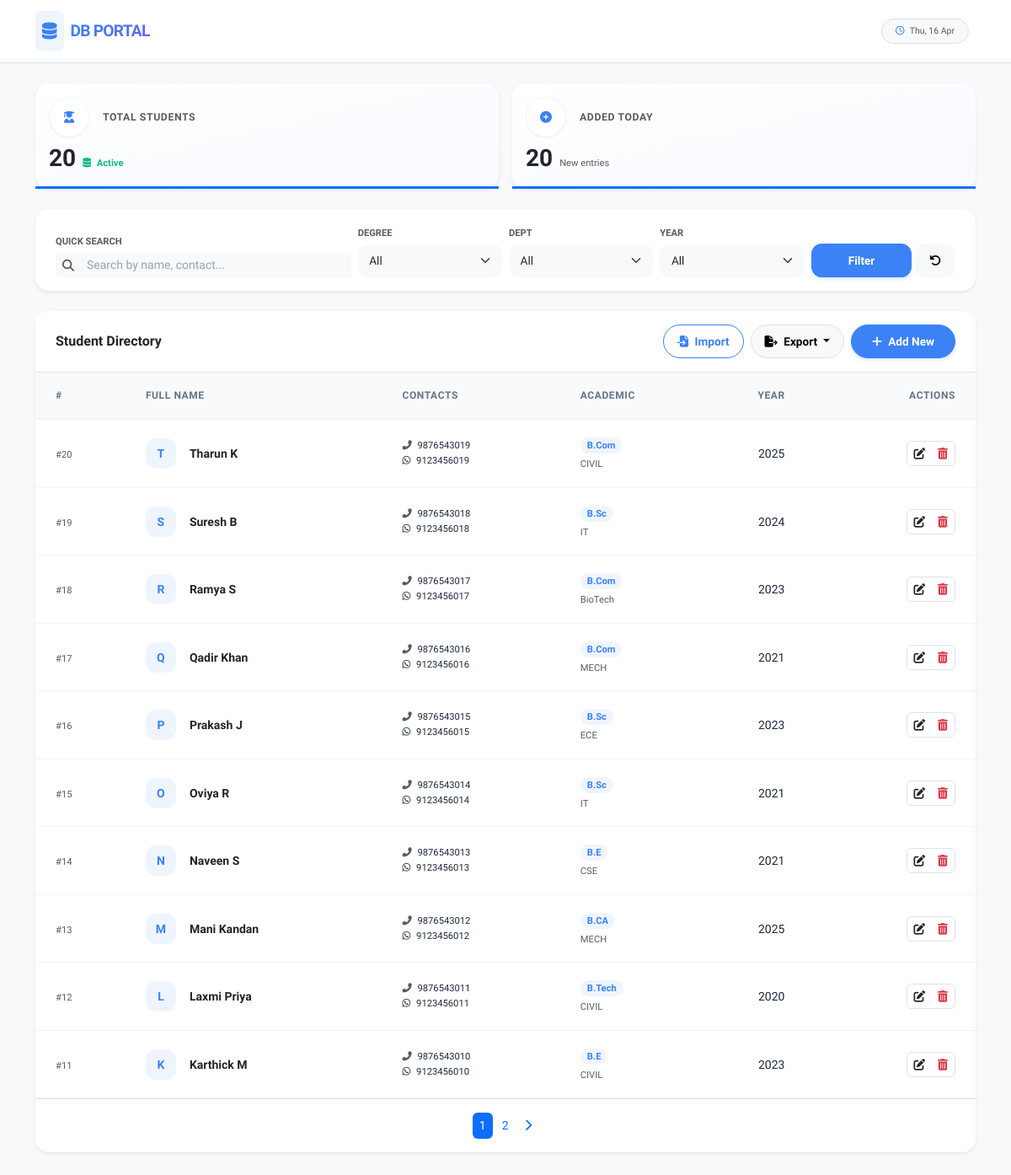
The app's page /, older data.
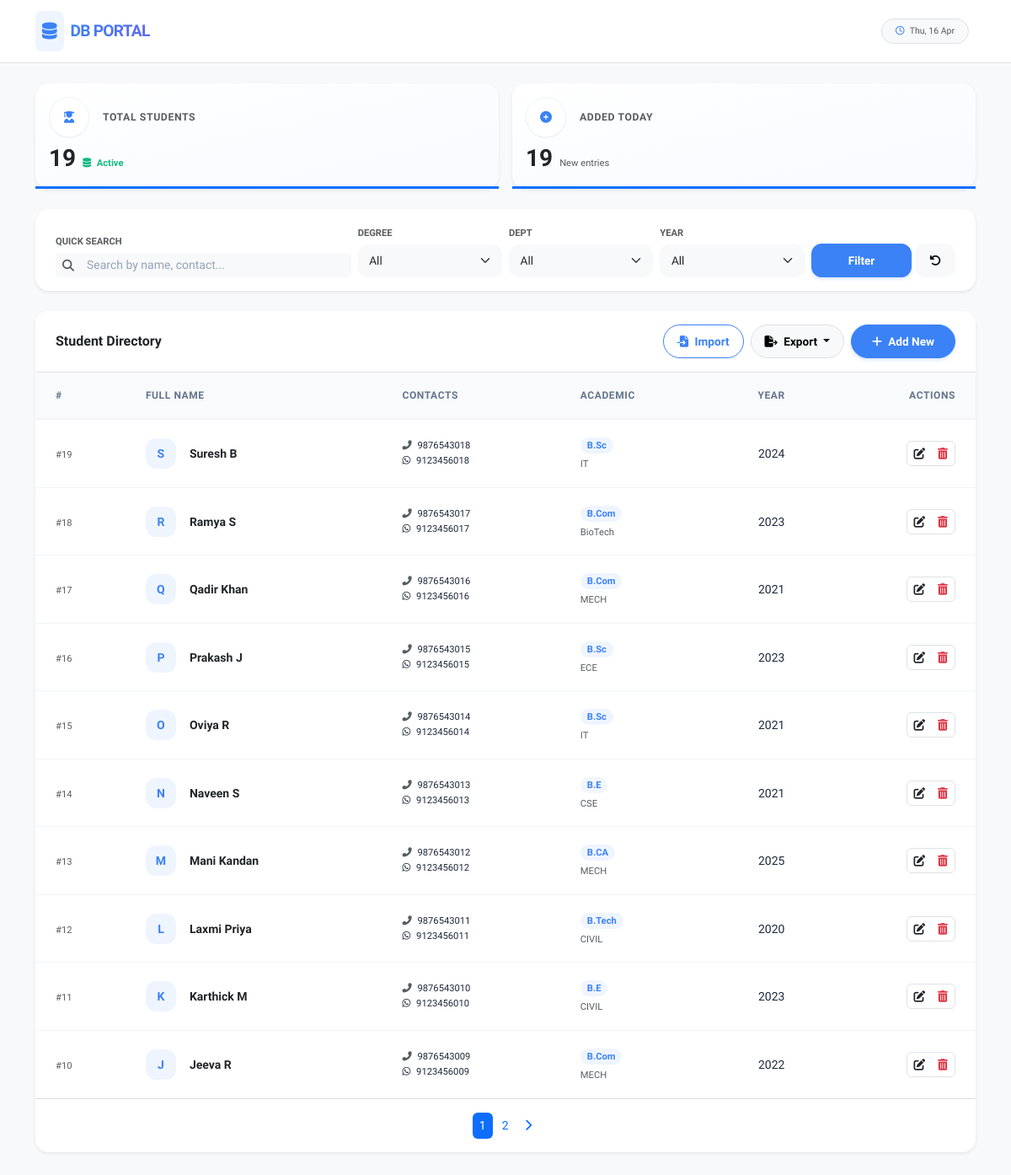
The same page, newer data.
### students/models.py (models this page shows, shortened)
class Student(models.Model):
    name = models.CharField(max_length=255)
    mobile = models.CharField(max_length=15, unique=True)
    whatsapp = models.CharField(max_length=15, unique=True)
    degree = models.CharField(max_length=100)
    department = models.CharField(max_length=100)
    passed_out_year = models.IntegerField()
    created_at = models.DateTimeField(auto_now_add=True)
    updated_at = models.DateTimeField(auto_now=True)
    class Meta:
        ordering = ['-created_at']

### students/views.py (the view)
# urls.py: path('', views.dashboard, name='dashboard'),
def dashboard(request):
    queryset = Student.objects.all()
    search_query = request.GET.get('search')
    if search_query:
        queryset = queryset.annotate(
            search_priority=Case(
                When(name__icontains=search_query, then=Value(3)),
                When(Q(mobile__icontains=search_query) | Q(whatsapp__icontains=search_query), then=Value(2)),
                When(Q(degree__icontains=search_query) | Q(department__icontains=search_query) | Q(passed_out_year__icontains=search_query), then=Value(1)),
                default=Value(0),
                output_field=IntegerField(),
            )
        ).filter(search_priority__gt=0).order_by('-search_priority', '-created_at')
    else:
        queryset = queryset.order_by('-created_at')
    degree_filter = request.GET.get('degree')
    dept_filter = request.GET.get('department')
    year_filter = request.GET.get('year')
    if degree_filter:
        queryset = queryset.filter(degree__iexact=degree_filter)
    if dept_filter:
        queryset = queryset.filter(department__iexact=dept_filter)
    if year_filter:
        queryset = queryset.filter(passed_out_year=year_filter)
    total_students = Student.objects.count()
    today = timezone.now().date()
    today_added = Student.objects.filter(created_at__date=today).count()
    paginator = Paginator(queryset, 10) # 10 records per page
    page_number = request.GET.get('page')
    page_obj = paginator.get_page(page_number)
    degrees = Student.objects.values_list('degree', flat=True).distinct()
    departments = Student.objects.values_list('department', flat=True).distinct()
    years = Student.objects.values_list('passed_out_year', flat=True).distinct().order_by('-passed_out_year')
    form = StudentForm()
    context = {
        'students': page_obj,
        'total_students': total_students,
        'today_added': today_added,
        'degrees': degrees,
        'departments': departments,
        'years': years,
        'search_query': search_query,
        'selected_degree': degree_filter,
        'selected_dept': dept_filter,
        'selected_year': year_filter,
        'form': form,
    }
    return render(request, 'students/dashboard.html', context)

### students/forms.py (shortened to what this page needs)
class StudentForm(forms.ModelForm):
    class Meta:
        model = Student
        fields = ['name', 'mobile', 'whatsapp', 'degree', 'department', 'passed_out_year']
        widgets = {
            'name': forms.TextInput(attrs={'class': 'form-control', 'placeholder': 'Enter Full Name'}),
            'mobile': forms.TextInput(attrs={'class': 'form-control', 'placeholder': 'Enter Mobile Number'}),
            'whatsapp': forms.TextInput(attrs={'class': 'form-control', 'placeholder': 'Enter WhatsApp Number'}),
            'degree': forms.TextInput(attrs={'class': 'form-control', 'placeholder': 'Enter Degree (e.g. B.E)'}),
            'department': forms.TextInput(attrs={'class': 'form-control', 'placeholder': 'Enter Department (e.g. CSE)'}),
            'passed_out_year': forms.NumberInput(attrs={'class': 'form-control', 'placeholder': 'Enter Passing Year'}),
        }

### templates/students/dashboard.html (shortened to what the changed rows need)
{% extends 'base.html' %}
{% block content %}
<div class="row g-3 mb-4">
    <div class="col-12 col-md-6">
        <div class="card stat-card shadow-sm h-100 border-0 bg-white">
            <div class="card-body">
                <div class="d-flex align-items-baseline">
                    <h3 class="fw-bold text-dark mb-0">{{ total_students }}</h3>
                    <span class="ms-2 text-success x-small fw-semibold">
                        <i class="fas fa-database me-1"></i> Active
                    </span>
                </div>
            </div>
        </div>
    </div>
    <div class="col-12 col-md-6">
        <div class="card stat-card shadow-sm h-100 border-0 bg-white">
            <div class="card-body">
                <div class="d-flex align-items-baseline">
                    <h3 class="fw-bold text-dark mb-0">{{ today_added }}</h3>
                    <span class="ms-2 text-muted x-small">New entries</span>
                </div>
            </div>
        </div>
    </div>
</div>
<div class="card border-0 shadow-sm overflow-hidden mb-5">
    <div class="table-responsive">
        <table class="table table-hover align-middle mb-0 custom-table">
            <thead>
                <tr>
                    <th class="ps-4">#</th>
                    <th>Full Name</th>
                    <th>Contacts</th>
                    <th>Academic</th>
                    <th class="text-center">Year</th>
                    <th class="text-end pe-4">Actions</th>
                </tr>
            </thead>
            <tbody id="studentTableBody">
                {% for student in students %}
                <tr>
                    <td class="ps-4"><span class="text-muted x-small">#{{ student.id }}</span></td>
                    <td>
                        <div class="d-flex align-items-center">
                            <div class="avatar-box me-3">
                                {{ student.name|slice:":1"|upper }}
                            </div>
                            <span class="fw-semibold text-dark">{{ student.name }}</span>
                        </div>
                    </td>
                    <td>
                        <div class="x-small">
                            <i class="fas fa-phone-alt text-muted me-1"></i> {{ student.mobile }}<br>
                            <span class="text-emerald fw-medium"><i class="fab fa-whatsapp me-1"></i> {{ student.whatsapp }}</span>
                        </div>
                    </td>
                    <td>
                        <span class="badge bg-primary-soft text-primary rounded-pill px-2 py-1 x-small fw-bold">{{ student.degree }}</span>
                        <div class="x-small text-muted mt-1">{{ student.department }}</div>
                    </td>
                    <td class="text-center font-weight-bold">{{ student.passed_out_year }}</td>
                    <td class="text-end pe-4">
                        <div class="btn-group btn-group-sm border rounded">
                            <button type="button" class="btn btn-white border-0 text-indigo py-1 px-2 edit-btn"
                                    data-bs-toggle="modal" data-bs-target="#editStudentModal"
                                    data-id="{{ student.id }}" data-name="{{ student.name }}"
                                    data-mobile="{{ student.mobile }}" data-whatsapp="{{ student.whatsapp }}"
                                    data-degree="{{ student.degree }}" data-department="{{ student.department }}"
                                    data-year="{{ student.passed_out_year }}">
                                <i class="fas fa-edit"></i>
                            </button>
                            <button type="button" class="btn btn-white border-0 text-danger py-1 px-2 delete-btn"
                                    data-bs-toggle="modal" data-bs-target="#deleteStudentModal"
                                    data-id="{{ student.id }}" data-name="{{ student.name }}">
                                <i class="fas fa-trash-alt"></i>
                            </button>
                        </div>
                    </td>
                </tr>
                {% endfor %}
            </tbody>
        </table>
    </div>
    <div id="paginationWrapper">
        {% if students.has_other_pages %}
        <div id="paginationContainer" class="card-footer bg-white py-3 px-4 border-top">
            <nav>
                <ul class="pagination pagination-sm justify-content-center mb-0 gap-1">
                    {% for i in students.paginator.page_range %}
                        <li class="page-item {% if students.number == i %}active{% endif %}">
                            <a class="page-link border-0 rounded" href="?page={{ i }}">{{ i }}</a>
                        </li>
                    {% endfor %}
                </ul>
            </nav>
        </div>
        {% endif %}
    </div>
</div>
{% endblock %}

Row changes from the older to the newer data that the page shows:
removed Student: id "20", name "T", name "Tharun K", mobile "9876543019", whatsapp "9123456019", degree "B.Com", department "CIVIL", passed_out_year "2025"
now on this page (row unchanged): Student: id "10", name "J", name "Jeeva R", mobile "9876543009", whatsapp "9123456009", degree "B.Com", department "MECH", passed_out_year "2022"
Text that changed along with them:
{{ total_students }}: "20" → "19"
{{ today_added }}: "20" → "19"
